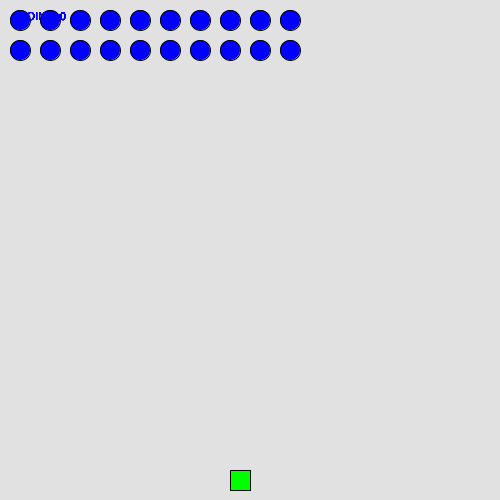
Frame 1 (no input)
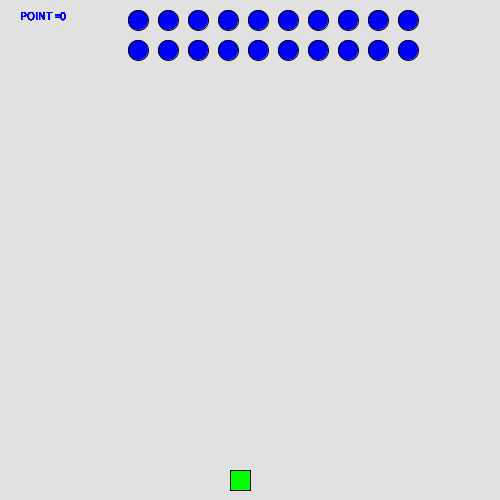
Frame 60 (the mouse pressed at the canvas centre just before this capture)
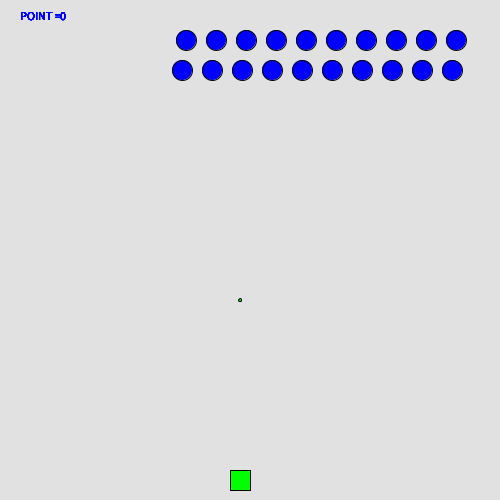
Frame 120 (the mouse held since frame 60 and released just before this capture)

The Processing sketch that drew these frames (run headless with seeded random() and noise(); from frame 60 on, the mouse is pressed at the canvas centre):

// Processing sketch: processing_129731
// ── processing_129731.pde

int noOfInvaderRows = 2;        //Number of invaders for one column
int noOfInvaderColumns = 10;    //Number of invaders for one line
int noOfInvaders = noOfInvaderRows * noOfInvaderColumns;
float[][][] invad = new float[noOfInvaderRows ][noOfInvaderColumns ][2];
int noOfBullets = 20;
float[][] bullet = {{-100, 0}, {-100, 0}, {-100, 0}, {-100, 0}, {-100, 0}, {-100, 0}, {-100, 0}, {-100, 0}, {-100, 0}, {-100, 0}, {-100, 0}, {-100, 0}, {-100, 0}, {-100, 0}, {-100, 0}, {-100, 0}, {-100, 0}, {-100, 0}, {-100, 0}, {-100, 0}};
float rx, ry;
float invaderY = 20;
int sz = 20;
int shoot = 0;
int point = 0;

void setup() {
    size(500, 500);
    rx = 240;    //defense
    ry = 480;
    //invaders
    for(int i=0; i<noOfInvaderRows; i++){
        for(int j=0; j<noOfInvaderColumns; j++){
            invad[i][j][0] = invaderY+j*30;
            invad[i][j][1] = invaderY+i*30;
        }
    }

    rectMode(CENTER);
    frameRate(30);
}

void draw() {
    background(225);
    invaders();
    defense();
}

int direction = 0;
float yStep = 20;
void invaders(){
    fill(0, 0, 255);
    for(int i=0; i<noOfInvaderRows; i++){
        for(int j=0; j<noOfInvaderColumns; j++){
            hitCheck(i, j);
            ellipse(invad[i][j][0], invad[i][j][1], sz, sz);
            if(direction == 0){
              if(invad[i][j][0] > 0){
                invad[i][j][0]+=2;
                if(invad[i][j][0] > (width-sz/2)){
                  direction = 1;
                  invaderY += yStep;
                }
              }
            }else{
              if(invad[i][j][0] > 0){
                invad[i][j][0]-=2;
                if(invad[i][j][0] < sz/2){
                  direction = 0;
                  invaderY += yStep;
                }
              }
            }
        }
    }
    if(invaderY >= ry){    //game over
      gameOver();
      text(" You LOSE!", 130, 260);
      
    }
    for(int i=0; i<noOfInvaderRows; i++){
        for(int j=0; j<noOfInvaderColumns; j++){
            invad[i][j][1] = invaderY+i*30;
        }
    }

}

void gameOver(){
  fill(255, 0, 0);
  textSize(48);
  text("Game Over", 130, 210);
}

void hitCheck(int i, int j){
  for(int k=0; k<noOfBullets; k++){
    if(abs(invad[i][j][1] - bullet[k][1])<sz/2){
      if(abs(invad[i][j][0] - bullet[k][0])<sz/2){
        invad[i][j][0] = -100;
        noOfInvaders--;
        point += 100;
      }
    }
  }
  if(noOfInvaders <= 0){
    gameOver();
    text(" You WIN!", 130, 260);
  }
    textSize(12);
    text("POINT ="+point, 20,20);
}

void defense(){
    fill(0, 255, 0);
    rect(rx, ry, sz, sz);
    if(shoot != 0){
        shoot--;
        for(int i=0; i<noOfBullets; i++){
          if(bullet[i][0] < 0){
            bullet[i][0] = rx;
            bullet[i][1] = ry;
            break;
          }
        }
    }
    for(int i=0; i<noOfBullets; i++){
      if(bullet[i][0] >= 0){
        ellipse(bullet[i][0], bullet[i][1]-=3, 3, 3);
      }
      if(bullet[i][1] < 0){
        bullet[i][0] = -100;
      }
    }
}

void mousePressed() {
    if (mouseButton == LEFT) {
        rx -= 10;
        if(rx < sz/2){
          rx = sz/2;
        }
    } else if (mouseButton == RIGHT) {
        rx += 10;
        if(rx > (width-sz/2)){
          rx = width-sz/2;
        }
    } else {
        shoot++;
    }
}
